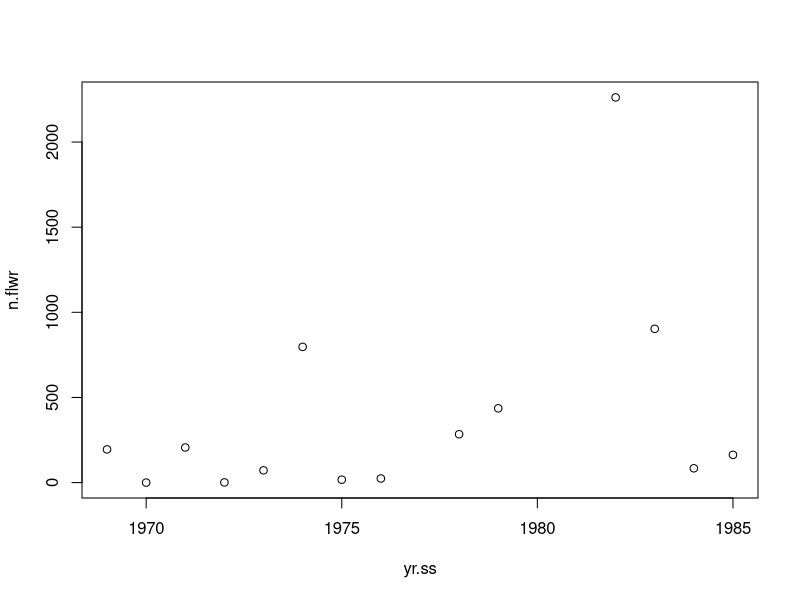
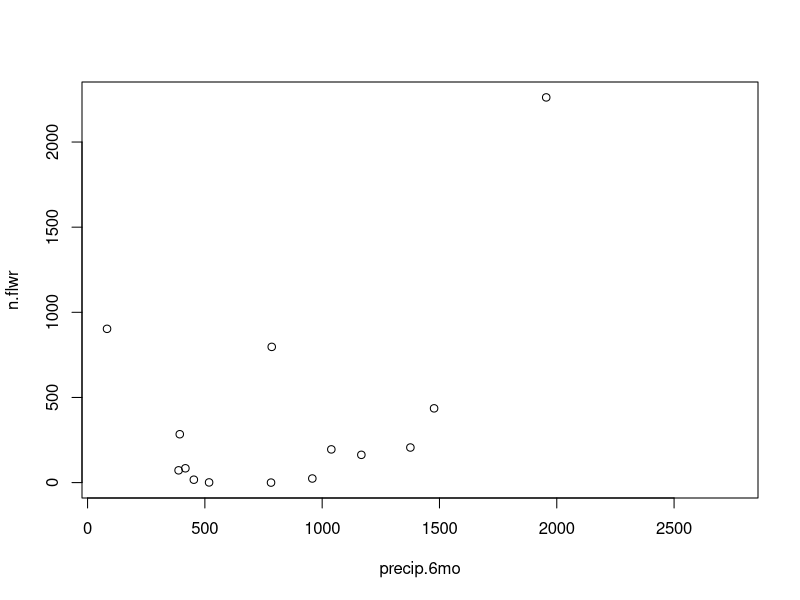
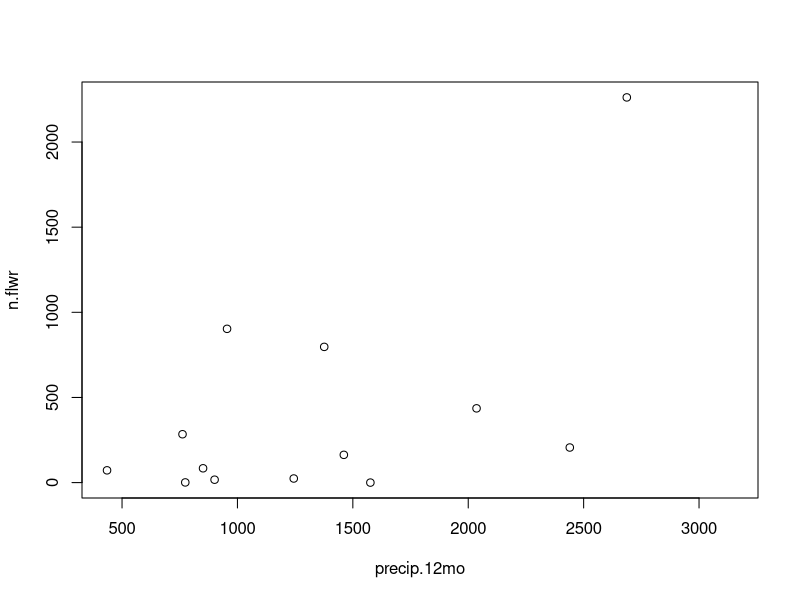
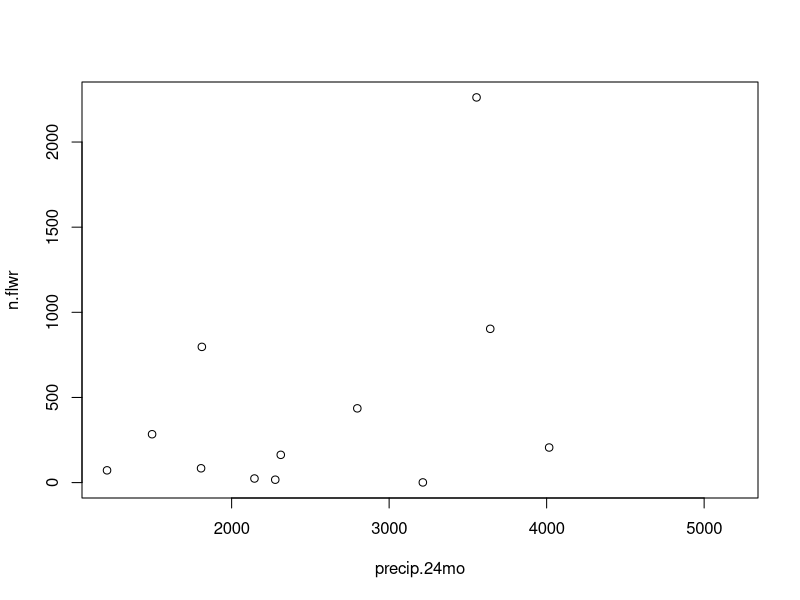

Here is the R script that generated these plots, in order:
## ---- chunk 1
knitr::opts_chunk$set(echo = TRUE)
## ---- chunk 2
yr.ss <- 1969:1985
n.flwr <- c(195,0,206,1,72,797,17,24,NA,284,436,NA,NA,2262,903,84,163)
precip.6mo <- c(1039,782,1376,518,388,785,453,958,
 584,393,1477,2751,542,1955,83,417,1167)

precip.12mo <- c(NA,1576,2440,774,435,1376,901,1244,733,762,2036,3147,868,2687,955,851,1461)

precip.24mo <- c(NA,NA,4016,3214,1209,1811,2277,2145,1977,1495,2798,5183,4015,3555,3642,1806,2312)

plot(n.flwr ~ yr.ss)
plot(n.flwr ~ precip.6mo)
plot(n.flwr ~ precip.12mo)
plot(n.flwr ~ precip.24mo)
